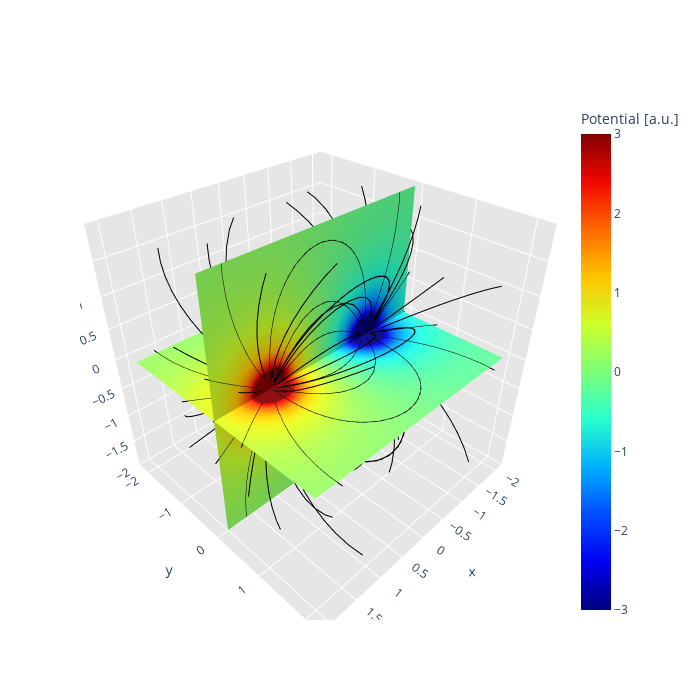

The code cell stored with this chart in its notebook:
### Markdown cell above
### Creating 3D plots with `plotly`
so cool bestie

### Code cell
import numpy as np
import plotly.offline as py
import plotly.graph_objs as go
from itertools import product
from matplotlib import cm
from scipy.integrate import ode as ode

from plotly.offline import init_notebook_mode
init_notebook_mode(connected=True)

class charge:
    def __init__(self, q, pos):
        self.q=q
        self.pos=pos
 
def E_point_charge(q, a, x, y, z):
    deno = ((x-a[0])**2+(y-a[1])**2+(z-a[2])**2)**(1.5)
    return q*(x-a[0])/deno, q*(y-a[1])/deno, q*(z-a[2])/deno
 
def E_total(x, y, z, charges):
    Ex, Ey, Ez = 0, 0, 0
    for C in charges:
        E = E_point_charge(C.q, C.pos, x, y, z)
        Ex = Ex+E[0]
        Ey = Ey+E[1]
        Ez = Ez+E[2]
    return [ Ex, Ey, Ez ]

def E_dir(t, p, charges):
    Ex, Ey, Ez = E_total(p[0], p[1], p[2], charges)
    n = np.sqrt(Ex**2+Ey**2+Ez**2)
    return [Ex/n, Ey/n, Ez/n]

def V_point_charge(q, p, x, y, z):
    deno = np.sqrt((x-p[0])**2+(y-p[1])**2+(z-p[2])**2)
    return q/deno

def V_total(x, y, z, charges):
    V = 0
    for C in charges:
        Vp = V_point_charge(C.q, C.pos, x, y, z)
        V = V+Vp
    return V

# charges and positions
charges=[ charge(-1, [-1, 0,0]), charge(1, [1, 0,0]) ]
 
# calculate field lines
x0, x1 = -2, 2
y0, y1 = -2, 2
z0, z1 = -2, 2

R = 0.3
# loop over all charges
xs, ys, zs = [], [], []
for C in charges:
    # calculate field lines starting in current charge
    dt = 0.8*R
    if C.q < 0:
        dt = -dt
    # loop over field lines starting in different directions 
    # around current charge
    for alpha,beta in product(np.linspace(0, 2*np.pi*11/12, 12),np.linspace(0, 2*np.pi*11/12, 12)):
        r=ode(E_dir)
        r.set_integrator('vode')
        r.set_f_params(charges)
        # initial position of the electric field line
        x=[ C.pos[0] + np.cos(alpha)*np.cos(beta)*R ]
        y=[ C.pos[1] + np.sin(alpha)*np.cos(beta)*R ]
        z=[ C.pos[2] + np.sin(beta)*R ]
        r.set_initial_value([x[0], y[0], z[0]], 0)
        while r.successful():
            r.integrate(r.t+dt)
            x.append(r.y[0])
            y.append(r.y[1])
            z.append(r.y[2])
            hit_charge = False
            # check if field line left drwaing area or ends in some charge
            for C2 in charges:
                dist = np.sqrt((r.y[0]-C2.pos[0])**2+(r.y[1]-C2.pos[1])**2+(r.y[2]-C2.pos[2])**2)
                if dist < R:
                    hit_charge=True
            if hit_charge or (not (x0<r.y[0] and r.y[0]<x1)) or \
                    (not (y0<r.y[1] and r.y[1]<y1)) or (not (z0<r.y[2] and r.y[2]<z1)):
                break
        xs.append(x)
        ys.append(y)
        zs.append(z)

# Stock the field lines as plotly scatter3d data
data = []
for x, y, z in zip(xs,ys,zs):
    trace = go.Scatter3d(
        x=x, y=y, z=z,
        line=dict(color='#000000'),
        mode="lines",
        name="",
        showlegend=False,
    )
    data.append(trace)

# Then draw the slice of the electric field.

# colormap of the electric field
# here, the cm.jet is used
cmfunc = lambda x: 255*cm.jet(x)
pl_BrBG = [ [x, "rgb(%d,%d,%d)"%(255*cmfunc(x)[0],255*cmfunc(x)[1],255*cmfunc(x)[2])] 
           for x in np.linspace(0,1,11) ]

def get_the_slice(x,y,z, surfacecolor,  colorscale=pl_BrBG, showscale=False):
    return go.Surface(x=x,# https://plot.ly/python/reference/#surface
                   y=y,
                   z=z,
                   surfacecolor=surfacecolor,
                   colorscale=colorscale,
                   showscale=showscale,
                   name="")

def get_lims_colors(surfacecolor):# color limits for a slice
    return np.min(surfacecolor), np.max(surfacecolor)

# The sliced surface in the x,y plane
x = np.linspace(-2,2, 20)
y = np.linspace(-2,2, 20)
x,y = np.meshgrid(x,y)
z = np.zeros(x.shape)

surfcolor_z = V_total(x,y,z,charges)
slice_z = get_the_slice(x,y,z, surfcolor_z)

# The sliced surface in the x,z plane
x=np.linspace(-2,2, 20)
z=np.linspace(-2,2, 20)
x,z=np.meshgrid(x,y)

y=np.zeros(x.shape)

surfcolor_y = V_total(x,y,z,charges)
slice_y = get_the_slice(x,y,z, surfcolor_y)

vmin,vmax = -3,3
slice_z.update(cmin=vmin, cmax=vmax)
slice_y.update(cmin=vmin, cmax=vmax, showscale=True,
               colorbar=go.ColorBar(title='Potential [a.u.]'),)

data.append(slice_z)
data.append(slice_y)

axis = dict(showbackground=True, 
            backgroundcolor="rgb(230, 230,230)",
            gridcolor="rgb(255, 255, 255)",      
            zerolinecolor="rgb(255, 255, 255)",  
            )

layout = go.Layout(
         width=700,
         height=700,
         scene=go.Scene(xaxis=go.XAxis(axis),
                        yaxis=go.YAxis(axis), 
                        zaxis=go.ZAxis(axis, range=[-2,2]), 
                        aspectratio=dict(x=1, y=1, z=1),
                        ),
        )

# Plot the data
fig = dict(data=data,layout=layout)
py.iplot(fig)
